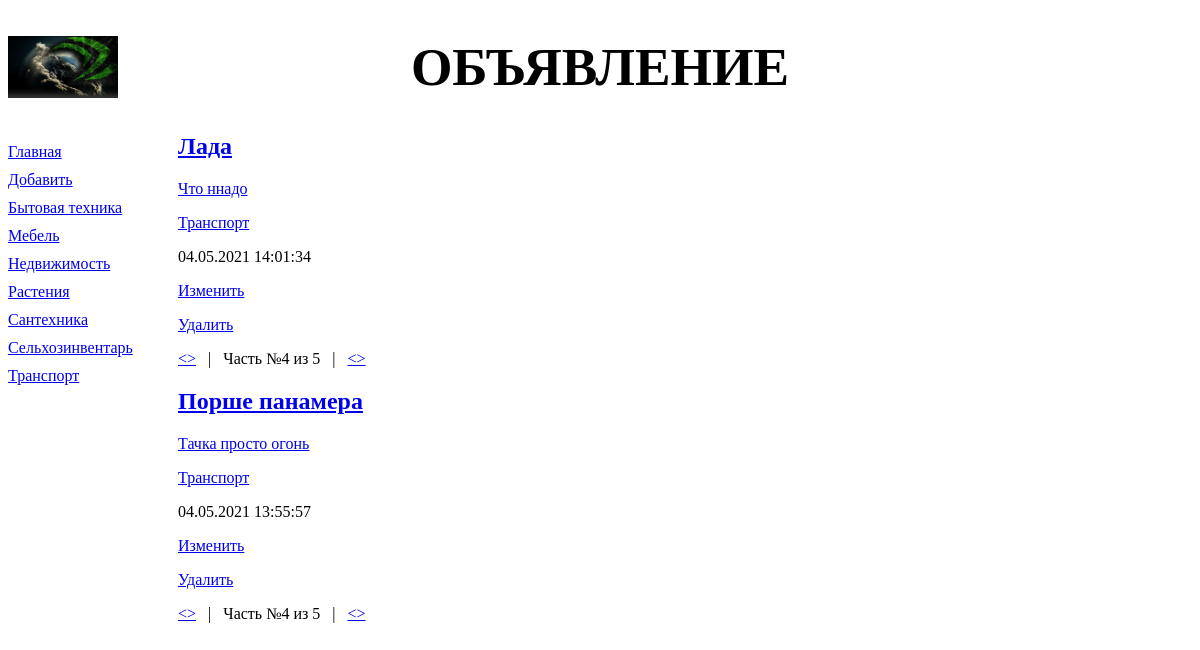
/bboard/?page=4, run on an earlier commit of the app's database.
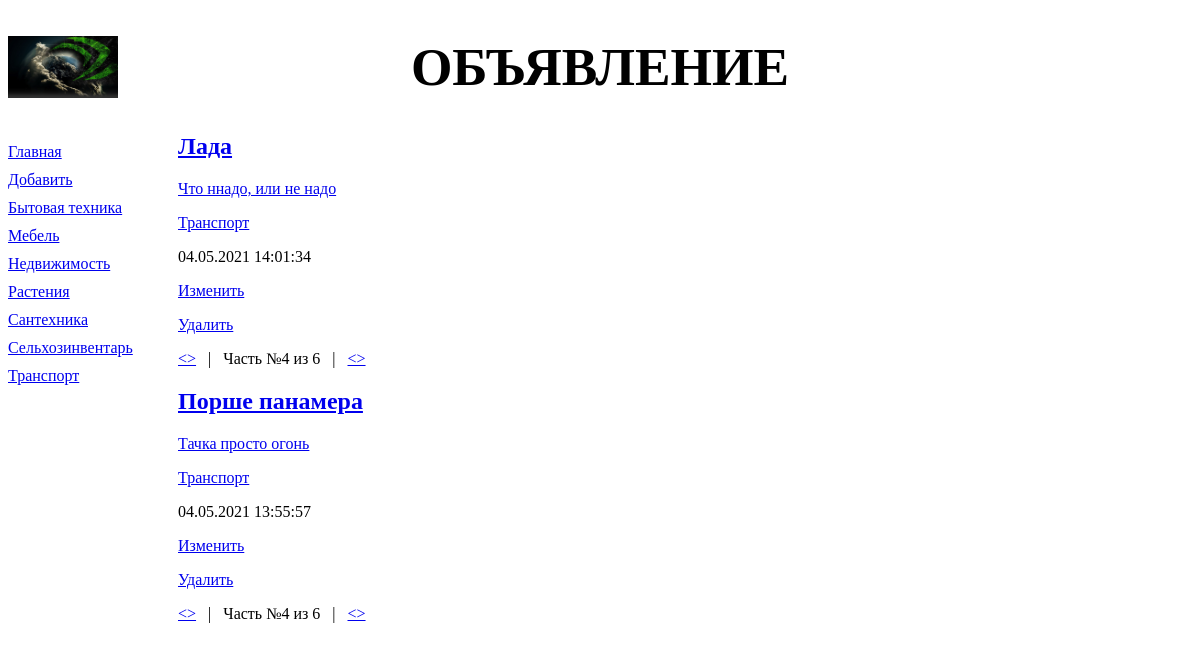
And on a later commit of the database.
### bboard/models.py (models this page shows, shortened)
class Bb(models.Model):
    title = models.CharField(max_length=50, verbose_name='Товар')
    content = models.TextField(null=True, blank=True, verbose_name='Описание')
    price = models.FloatField(null=True, blank=True, verbose_name='Цена')
    published = models.DateTimeField(auto_now_add=True, db_index=True, verbose_name='Опубликованно')
    rubric = models.ForeignKey('Rubric', null=True, on_delete=models.PROTECT, verbose_name='Рубрика')
    def title_and_price(self):
        if self.price:
            return '%s (%.2f)' % (self.title, self.price)
        else:
            return self.title
    title_and_price.short_description = 'Название и цена'
    class Meta:
        verbose_name_plural = 'Объявления'
        verbose_name = 'Объявление'
        ordering = ['-published']

class Rubric(models.Model):
    name = models.CharField(max_length=20, db_index=True, verbose_name='Название')
    class Meta:
        verbose_name_plural = 'Рубрики'
        verbose_name = 'Рубрика'
        ordering = ['name']

### bboard/views.py (the view)
def index(request):
    bbs = Bb.objects.order_by()
    rubrics = Rubric.objects.all()
    paginator = Paginator(bbs, 2)
    if 'page' in request.GET:
        page_num = request.GET['page']
    else:
        page_num = 1
    page = paginator.get_page(page_num)
    context = {'bbs': page.object_list, 'rubrics' : rubrics, 'page': page}
    return render(request, 'bboard/index.html', context)

### bboard/templates/bboard/index.html (shortened to what this page needs)
{% extends "layout/basic.html" %}
{% block content %}
{% for bb in bbs|dictsort:'title' %}
<div class="b">
	<h2><a href="{% url 'detail' pk=bb.pk %}">{{ bb.title }} </h2>
	<p> {{ bb.content }} </p>
	<p><a href="{% url 'by_rubric' bb.rubric.pk %}">{{ bb.rubric.name }}</a></p>
	<p>{{ bb.published|date:"d.m.Y H:i:s" }}</p>
	<p><a href="{% url 'bb_form' pk=bb.pk %}">Изменить</a></p>
	<p><a href="{% url 'bb_confirm_delete' pk=bb.pk %}">Удалить</a></p>
</div>
<div>
	{% if page.has_previous %}
	<a href="?page={{ page.previous_page_number }}">&lt;></a>
	&nbsp;&nbsp;|&nbsp;&nbsp;
	{% endif %}
	Часть №{{ page.number }} из {{ page.paginator.num_pages }}
	{% if page.has_next %}
	&nbsp;&nbsp;|&nbsp;&nbsp;
	<a href="?page={{ page.next_page_number }}">&lt;></a>
	{% endif %}
</div>
{% endfor %}
{% endblock %}

What changed in the data, as far as the page shows it:
changed Bb "Лада": content "Что ннадо" → "Что ннадо, или не надо"; paginator.num_pages "5" → "6"
computed for Bb "Порше панамера": paginator.num_pages "5" → "6"
